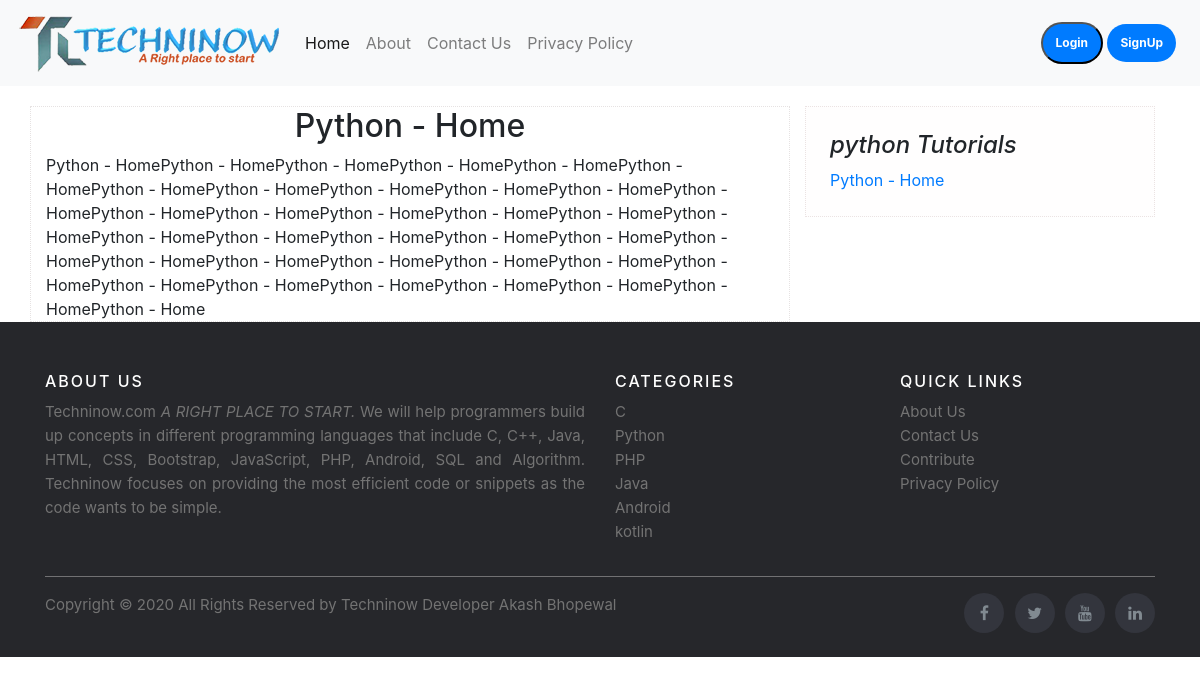
/Tutorial.php?cid=47, run on an earlier commit of the app's database.
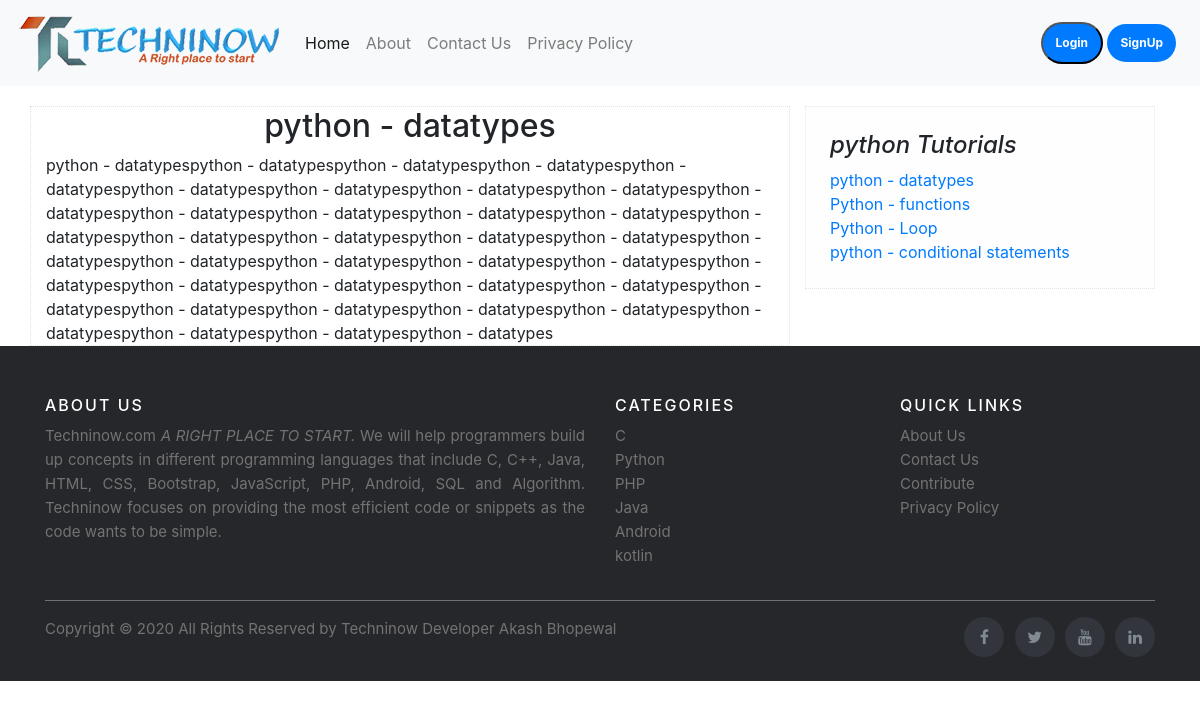
And on a later commit of the database.
### tables this page shows
CREATE TABLE `post` (
  `post_id` int(11) NOT NULL,
  `title` varchar(100) NOT NULL,
  `description` text NOT NULL,
  `category` varchar(100) NOT NULL,
  `post_date` varchar(50) NOT NULL,
  `author` int(11) NOT NULL,
  `post_img` varchar(100) NOT NULL
);

CREATE TABLE `category` (
  `category_id` int(11) NOT NULL,
  `category_name` varchar(100) NOT NULL,
  `post` int(11) NOT NULL DEFAULT 0,
  `logo` varchar(100) NOT NULL
);

### Tutorial.php (the view, shortened to what this page needs)
        <!DOCTYPE html>
        <html lang="en">
        <head>
          <link rel="stylesheet" href="https://cdn.jsdelivr.net/npm/bootstrap@4.5.3/dist/css/bootstrap.min.css">
          <link rel="stylesheet" href="css/index.css">
          <link rel="stylesheet" href="dashboard.css">
          <link rel="stylesheet" href="https://cdnjs.cloudflare.com/ajax/libs/font-awesome/4.7.0/css/font-awesome.min.css">
        </head>
        <body>
          <nav class="navbar navbar-expand-lg navbar-light bg-light" style="background-color: #165c8d;">
            <a class="navbar-brand" href="#"><img src="Images/logo1.png" id="logo" alt="logo"></a>
            <div class="collapse navbar-collapse" id="navbarSupportedContent">
              <ul class="navbar-nav mr-auto">
                <li class="nav-item active">
                  <a class="nav-link" href="index.php">Home <span class="sr-only">(current)</span></a>
                </li>
                <li class="nav-item">
                  <a class="nav-link" href="About.php">About</a>
                </li>
                <li class="nav-item">
                  <a class="nav-link" href="contact.php">Contact Us</a>
                </li>
                <li class="nav-item">
                  <a class="nav-link" href="privacy.php">Privacy Policy</a>
                </li>
              </ul>
              <?php
              if (!isset($_SESSION['user'])) {
                echo '
<div class="mx-2">
<a href="login.php"><button class="badge badge-pill badge-primary" style="padding:13px";>Login</button></a>
<a href="signup.php"<button class="badge badge-pill badge-primary" style="padding:13px";>SignUp</button></a>
</div>';
              }
              ?>
            </div>
          </nav>
          <main role="main" class="container">
            <div class="row">
              <div class="col-md-8 blog-main" style="border: .5px dotted rgb(230, 226, 226); background-color: rgb(255, 255, 255); margin-top: 20px;">
                <div class="blog-post">
                <?php
               $re = @$_GET['p_id'];
               if(isset($re)){
                $sql = "select title, description from post where post_id = $re";
                $result = mysqli_query($conn, $sql) or die("Query Failed 000.");
                if (mysqli_num_rows($result) > 0) {
                  while ($row = mysqli_fetch_assoc($result)) {
                ?>
                  <h2 class="blog-post-title" style="text-align: center;"><?php echo $row['title'];
                                                                          ?></h2>
                  <?php echo $row['description'];
                  ?>
                    <?php
                  }
                }
              }
              else{
                $limit = 1;
                $cate_id = $_GET['cid'];
                $sql = "SELECT post.post_id, post.title, post.description,post.post_date,
                  category.category_name,post.category FROM post
                  LEFT JOIN category ON post.category = category.category_id
                  WHERE category_id = $cate_id
                  ORDER BY post.post_id ASC LIMIT {$limit}";
                $result = mysqli_query($conn, $sql) or die("Query Failed hai.");
                if (mysqli_num_rows($result) > 0) {
                  while ($row = mysqli_fetch_assoc($result)) {
                    $c = $row['title'];
                   echo "<h2 class='blog-post-title' style='text-align: center;'>$c</h2>";
                    echo $row['description'];
                  }
                }
              }
                    ?>
                </div>
              </div>
              <aside class="col-md-4 blog-sidebar">
                <div class="p-4" style="border: .5px dotted rgb(235, 227, 227); background-color: rgb(255, 254, 254); margin-top: 20px;">
                  <?php
                  $limit = 10;
                  $myid = $_GET['cid'];
                  $sql = "SELECT post.post_id, post.title, post.description,post.post_date,
            category.category_name,post.category FROM post
            LEFT JOIN category ON post.category = category.category_id
         WHERE category_id = $myid
            ORDER BY post.post_id DESC LIMIT {$limit}";
                  $result = mysqli_query($conn, $sql) or die("Query Failed hai.");
                  if (mysqli_num_rows($result) > 0) {
                  ?>
                    <?php
                    $row = mysqli_fetch_assoc($result) ?>
                    <h4 class="font-italic"> <?php echo $row['category_name'];  ?> Tutorials</h4>
                  <?php
                  } else {
                    echo "<h3>No Results Found.</h3>";
                  }
                  ?>
                  <?php
                  $limit = 10;
                  $cate_id = $_GET['cid'];
                  $sql = "SELECT post.post_id, post.title, post.description,post.post_date,
            category.category_name,category.category_id,post.category FROM post
            LEFT JOIN category ON post.category = category.category_id
            WHERE category_id = $cate_id
            ORDER BY post.post_id ASC LIMIT {$limit}";
                  $result = mysqli_query($conn, $sql) or die("Query Failed hai.");
                  if (mysqli_num_rows($result) > 0) {
                  ?>
                    <ol class="list-unstyled mb-0">
                      <?php
                      while ($row = mysqli_fetch_assoc($result)) { ?>
                        <li><a href="Tutorial.php?cid=<?php echo $row['category_id'];  ?>&p_id=<?php echo $row['post_id'];  ?>"><?php echo $row['title'];  ?></a></li>
                      <?php
                      } ?>
                    <?php
                  } else {
                    echo "<h3>No Results Found.</h3>";
                  }
                    ?>
                    </ol>
                </div>
              </aside>
            </div>
          </main>
          <footer class="site-footer">
            <div class="container">
              <div class="row">
                <div class="col-sm-12 col-md-6">
                  <h6>About Us</h6>
                  <p class="text-justify">Techninow.com <i>A RIGHT PLACE TO START.</i> We will help programmers build up
                    concepts in different programming languages that include C, C++, Java, HTML, CSS, Bootstrap, JavaScript,
                    PHP, Android, SQL and Algorithm. Techninow focuses on providing the most efficient code or snippets as the
                    code wants to be simple. </p>
                </div>
                <div class="col-xs-6 col-md-3">
                  <h6>Categories</h6>
                  <ul class="footer-links">
                    <li><a href="http://scanfcode.com/category/c-language/">C</a></li>
                    <li><a href="http://scanfcode.com/category/front-end-development/">Python</a></li>
                    <li><a href="http://scanfcode.com/category/back-end-development/">PHP</a></li>
                    <li><a href="http://scanfcode.com/category/java-programming-language/">Java</a></li>
                    <li><a href="http://scanfcode.com/category/android/">Android</a></li>
                    <li><a href="http://scanfcode.com/category/templates/">kotlin</a></li>
                  </ul>
                </div>
                <div class="col-xs-6 col-md-3">
                  <h6>Quick Links</h6>
                  <ul class="footer-links">
                    <li><a href="http://scanfcode.com/about/">About Us</a></li>
                    <li><a href="http://scanfcode.com/contact/">Contact Us</a></li>
                    <li><a href="http://scanfcode.com/contribute-at-scanfcode/">Contribute</a></li>
                    <li><a href="http://scanfcode.com/privacy-policy/">Privacy Policy</a></li>
                  </ul>
                </div>
              </div>
              <hr>
            </div>
            <div class="container">
              <div class="row">
                <div class="col-md-8 col-sm-6 col-xs-12">
                  <p class="copyright-text">Copyright &copy; 2020 All Rights Reserved by
                    <a href="#">Techninow</a>
                    <span>Developer</span>
                    <a href="#">Akash Bhopewal</a>
                  </p>
                </div>
                <div class="col-md-4 col-sm-6 col-xs-12">
                  <ul class="social-icons">
                    <li><a class="facebook" href="#"><i class="fa fa-facebook"></i></a></li>
                    <li><a class="twitter" href="#"><i class="fa fa-twitter"></i></a></li>
                    <li><a class="dribbble" href="#"><i class="fa fa-youtube"></i></a></li>
                    <li><a class="linkedin" href="#"><i class="fa fa-linkedin"></i></a></li>
                  </ul>
                </div>
              </div>
            </div>
          </footer>
        </body>
        </html>

### css/index.css (style rules this page uses)
.navbar-brand #logo { height: 60px; }
.site-footer { background-color:#26272b; padding:45px 0 20px; font-size:15px; line-height:24px; color:#737373; }
.site-footer hr { border-top-color:#bbb; opacity:0.5 }
.site-footer h6 { color:#fff; font-size:16px; text-transform:uppercase; margin-top:5px; letter-spacing:2px }
.site-footer a { color:#737373; }
.footer-links { padding-left:0; list-style:none }
.footer-links li { display:block }
.footer-links a { color:#737373 }
.site-footer .social-icons { text-align:right }
.site-footer .social-icons a { width:40px; height:40px; line-height:40px; margin-left:6px; margin-right:0; border-radius:100%; background-color:#33353d }
.copyright-text { margin:0 }
.social-icons { padding-left:0; margin-bottom:0; list-style:none }
.social-icons li { display:inline-block; margin-bottom:4px }
.social-icons a { background-color:#eceeef; color:#818a91; font-size:16px; display:inline-block; line-height:44px; width:44px; height:44px; text-align:center; margin-right:8px; border-radius:100%; -webkit-transition:all .2s linear; -o-transition:all .2s linear; transition:all .2s linear }

### dashboard.css (style rules this page uses)
.navbar-nav { margin-right: 15px; }
* { padding: 0; margin: 0; text-decoration: none; list-style: none; box-sizing: border-box; }

What changed in the data, as far as the page shows it:
removed post: title "Python - Home", description "Python - HomePython - HomePython - HomePython - HomePython - HomePython - HomePython - HomePython - HomePython - HomePython - HomePython - HomePython - HomePython - HomePython - HomePython - HomePython - HomePython - HomePython - HomePython - HomePython - HomePython - HomePython - HomePython - HomePython - HomePython - HomePython - HomePython - HomePython - HomePython - HomePython - HomePython - HomePython - HomePython - HomePython - HomePython - HomePython - HomePython - Home", category.category_name "python"
added post: title "python - datatypes", description "python - datatypespython - datatypespython - datatypespython - datatypespython - datatypespython - datatypespython - datatypespython - datatypespython - datatypespython - datatypespython - datatypespython - datatypespython - datatypespython - datatypespython - datatypespython - datatypespython - datatypespython - datatypespython - datatypespython - datatypespython - datatypespython - datatypespython - datatypespython - datatypespython - datatypespython - datatypespython - datatypespython - datatypespython - datatypespython - datatypespython - datatypespython - datatypespython - datatypespython - datatypespython - datatypespython - datatypespython - datatypespython - datatypes"
now on this page (row edited): category: category_name "python"
added post: title "Python - functions", shown under "python Tutorials"
added post: title "Python - Loop", shown under "python Tutorials"
added post: title "python - conditional statements", shown under "python Tutorials"
